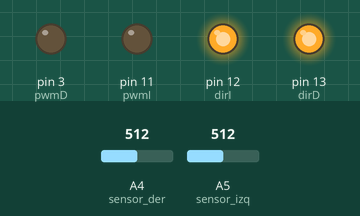
Bench run of a sketch on a simulated Arduino Uno, built with avr-gcc and run on an emulated ATmega328P. Shown: output pins drawn as LEDs (lit = HIGH). The inputs (shaded band) are chosen by the test bench; at power-on: A4 (sensor_der) = 512, A5 (sensor_izq) = 512.

Above: at 1.2 s.
1.3 s: A4 (sensor_der) set to 318
2.8 s: A4 (sensor_der) set to 283
At 3.7 s:
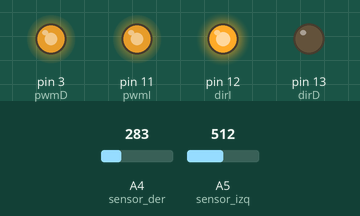
4.3 s: A5 (sensor_izq) set to 314
5.8 s: A5 (sensor_izq) set to 286
At 7.0 s:
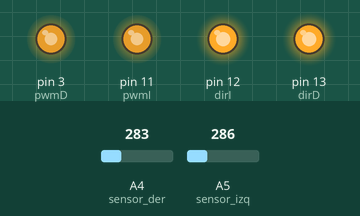
7.3 s: A4 (sensor_der) set to 306
At 8.3 s:
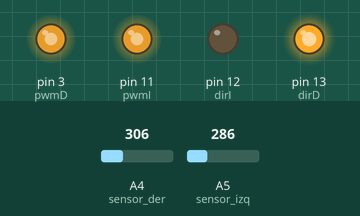
8.8 s: A4 (sensor_der) set to 290
At 9.4 s:
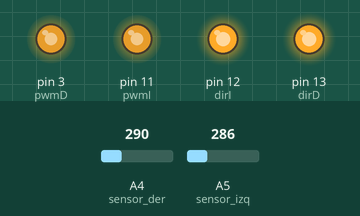
Timing chart, 0 to 11.3 s (numbered marks = the images above; inputs shaded):
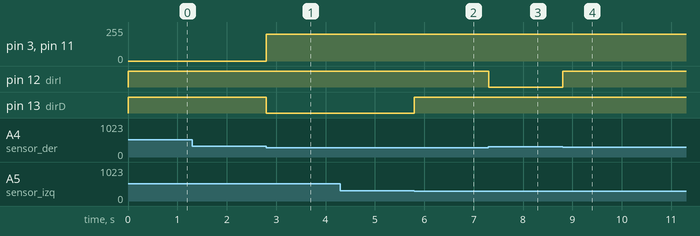

The sketch:

EUGE.ino
```cpp
#define LINE_BLACK 1
#define LINE_WHITE 0
int pwmD=3;
int pwmI=11;
int dirD=13;
int dirI=12;
int sensor_izq=5;
int sensor_der=4;
void setup()
{
  pinMode(pwmD,OUTPUT);
  pinMode(pwmI,OUTPUT);
  pinMode(dirD,OUTPUT);
  pinMode(dirI,OUTPUT);
  pinMode(sensor_izq,INPUT);
  pinMode(sensor_der,INPUT);
}
void loop()
{
  if(analogRead(sensor_izq)>300&&analogRead(sensor_der)>300)
  {
    digitalWrite(dirD,HIGH);
    digitalWrite(dirI,HIGH);
    analogWrite(pwmD,0);
    analogWrite(pwmI,0);
  }
  if(analogRead(sensor_izq)>300&&analogRead(sensor_der)<300)
  {
    digitalWrite(dirD,LOW);
    digitalWrite(dirI,HIGH);
    analogWrite(pwmD,200);
    analogWrite(pwmI,200);
  }
  if(analogRead(sensor_izq)<300&&analogRead(sensor_der)>300)
  {
    digitalWrite(dirD,HIGH);
    digitalWrite(dirI,LOW);
    analogWrite(pwmD,200);
    analogWrite(pwmI,200);
  }
  if(analogRead(sensor_izq)<300&&analogRead(sensor_der)<300)
  {
    digitalWrite(dirD,HIGH);
    digitalWrite(dirI,HIGH);
    analogWrite(pwmD,200);
    analogWrite(pwmI,200);
  }
}
```

Measured:
- the behaviour switches between 300 and 299 on A4 (sensor_der) (found by bisection; images 0 and 1)
- the behaviour switches between 300 and 299 on A5 (sensor_izq) (found by bisection; images 1 and 2)
- after the input at 1.3 s, every drawn part: stays the same
- after the input at 2.8 s, pin 3 (pwmD), pin 11 (pwmI): 0/255 → 200/255 at once; pin 13 (dirD): HIGH → LOW at once
- after the input at 4.3 s, every drawn part: stays the same
- after the input at 5.8 s, pin 13 (dirD): LOW → HIGH at once
- after the input at 7.3 s, pin 12 (dirI): HIGH → LOW at once
- after the input at 8.8 s, pin 12 (dirI): LOW → HIGH at once
